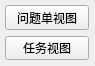
<?xml version="1.0" encoding="UTF-8"?>
<ui version="4.0">
 <class>PopupMenu</class>
 <widget class="QMainWindow" name="PopupMenu">
  <property name="geometry">
   <rect>
    <x>0</x>
    <y>0</y>
    <width>95</width>
    <height>66</height>
   </rect>
  </property>
  <property name="windowTitle">
   <string>MainWindow</string>
  </property>
  <widget class="QWidget" name="centralwidget">
   <widget class="QWidget" name="verticalLayoutWidget">
    <property name="geometry">
     <rect>
      <x>0</x>
      <y>0</y>
      <width>94</width>
      <height>65</height>
     </rect>
    </property>
    <layout class="QVBoxLayout" name="verticalLayout">
     <property name="leftMargin">
      <number>5</number>
     </property>
     <property name="topMargin">
      <number>5</number>
     </property>
     <property name="rightMargin">
      <number>5</number>
     </property>
     <property name="bottomMargin">
      <number>5</number>
     </property>
     <item>
      <widget class="QPushButton" name="pushButton">
       <property name="text">
        <string>问题单视图</string>
       </property>
      </widget>
     </item>
     <item>
      <widget class="QPushButton" name="pushButton_2">
       <property name="text">
        <string>任务视图</string>
       </property>
      </widget>
     </item>
    </layout>
   </widget>
  </widget>
 </widget>
 <resources/>
 <connections/>
</ui>
